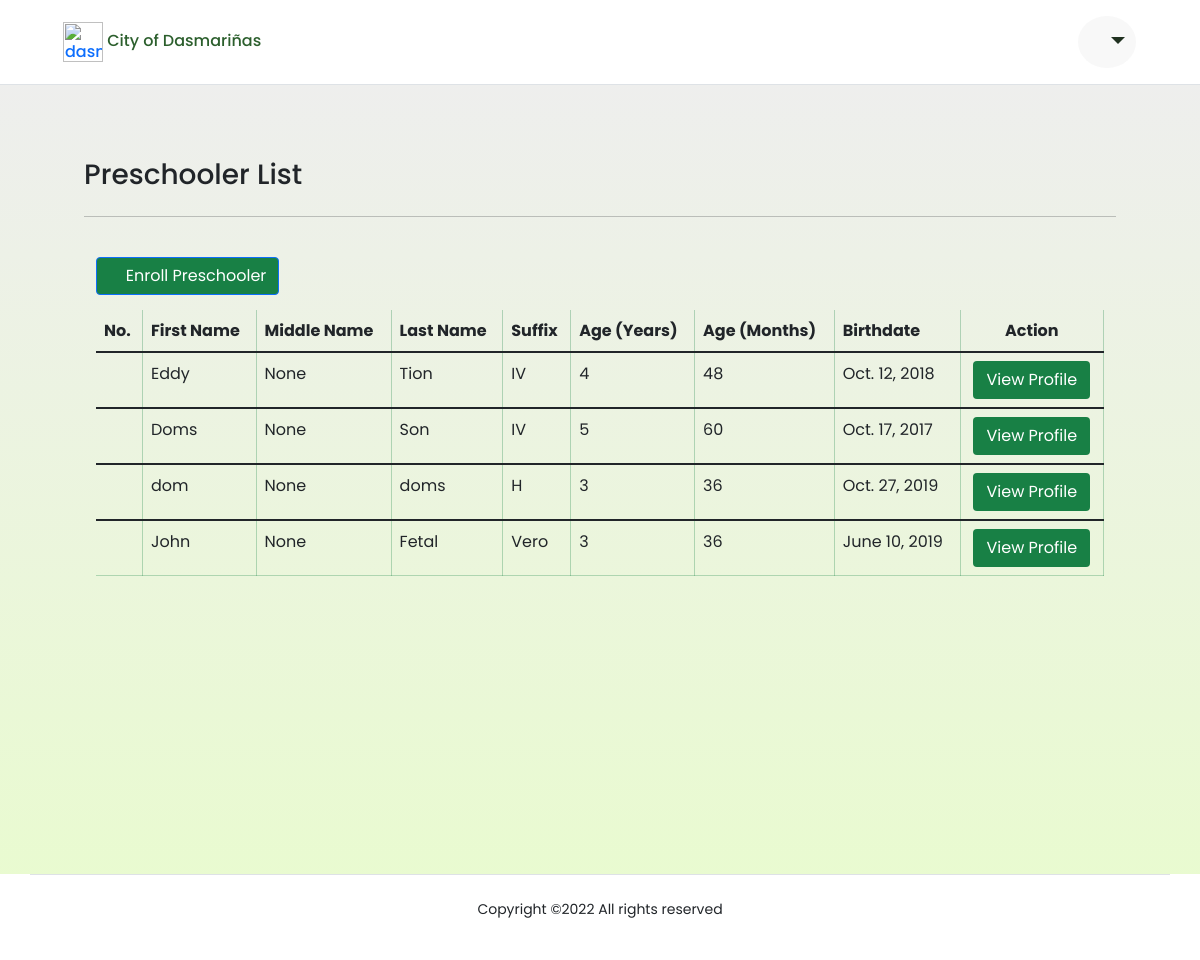
Before: /home (signed in) with the older database file.
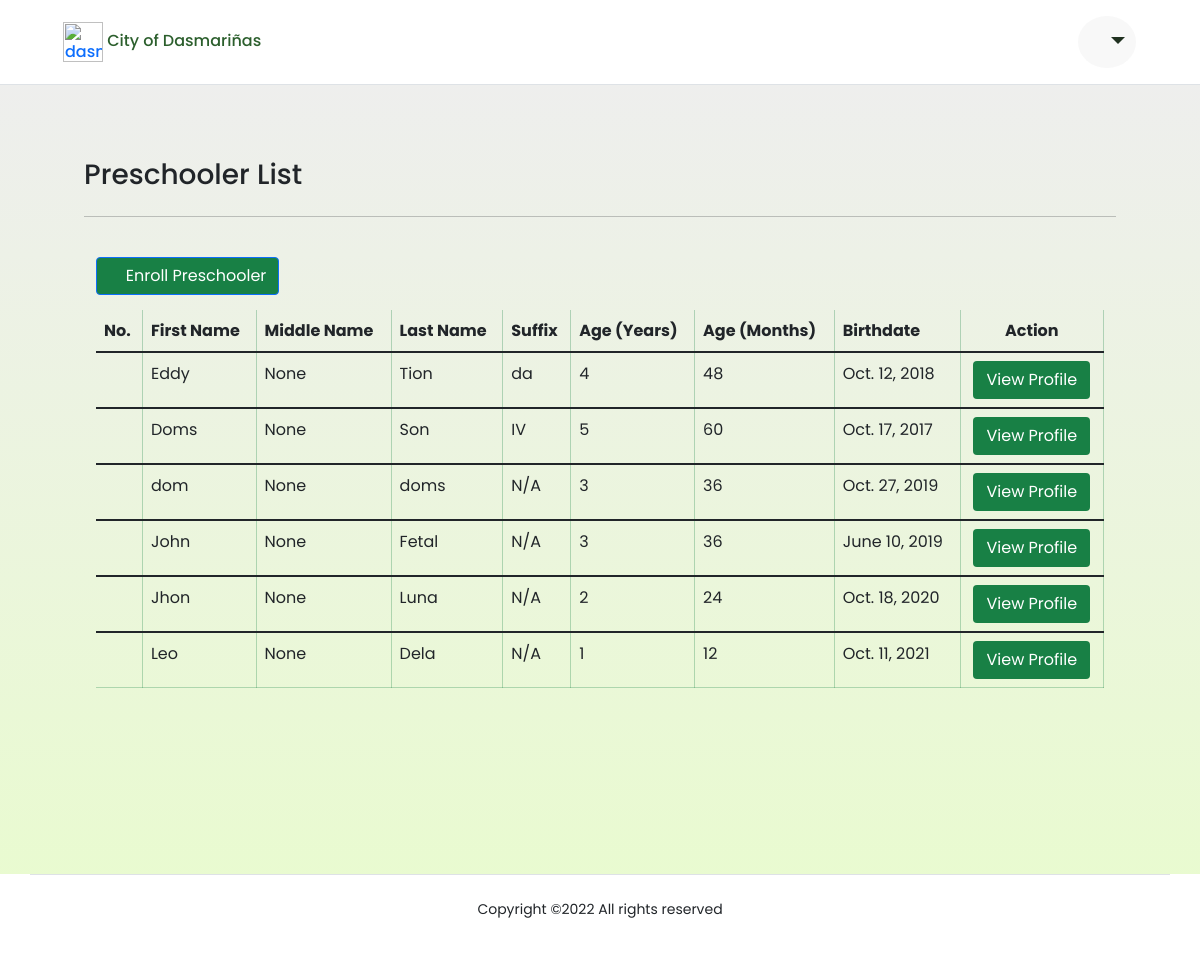
After: the same page with the newer database file.
### profilingApp/models.py (models this page shows, shortened)
class Preschooler(Model):
    GENDER = [('Male', 'Male'),
              ('Female', 'Female'),]
    parent = models.ForeignKey(Parent, on_delete=CASCADE)
    first_name = models.CharField(max_length=100)
    last_name = models.CharField(max_length=100)
    middle_name = models.CharField(max_length=100)
    suffix_name = models.CharField(max_length=100, null=True, blank=True)
    birthday = models.DateField(null=True, blank=True)
    height = models.FloatField(null=True, validators=[MinValueValidator(45.0), MaxValueValidator(120.0)])
    weight = models.FloatField(null=True, validators=[MinValueValidator(1.0), MaxValueValidator(28.0)])
    gender = models.CharField(max_length=100, choices=GENDER, null=True)
    date_measured = models.DateField(null=True, blank=True)
    def age_years(self):
        return int(date.today().year - self.birthday.year)
    def age_months(self):
        return int((date.today().year - self.birthday.year) * 12)
    @property
    def bmi_tag(self):
        calculator = Calculator(adjust_height_data=False, adjust_weight_scores=False,
                       include_cdc=False, logger_name='pygrowup',
                       log_level='INFO')
        try:
            age_months = int((date.today().year - self.birthday.year) * 12)
            whfa_value = float(calculator.wfl(self.weight, age_months, helpers.get_good_sex(str(self.gender)), self.height))
            if whfa_value > 2.0:
                return 'ABOVE NORMAL'
            elif whfa_value >= -2.0 and whfa_value <= 2.0:
                return 'NORMAL'
            elif whfa_value >= -3.0 and whfa_value < -2.0:
                return 'BELOW NORMAL'
            else:
                return 'SEVERE'
        except:
            pass

### profilingApp/views.py (the view, shortened to what this page needs)
# urls.py: path('home', views.parent_home, name='parent_home'),
@login_required(login_url='login_registration')
def parent_home(request):
    parent_user = Parent.objects.get(user_id=request.user.id)
    preschooler = Preschooler.objects.filter(parent=parent_user)
    context = {'preschoolers': preschooler}
    return render(request, 'activities/Parent Home.html', context)

### profilingApp/templates/activities/Parent Home.html (shortened to what the changed rows need)
{% load static %}
<html lang="en">
<head>
    <link rel="stylesheet" href="{% static '/CSS/DataTables/datatables.min.css' %}">
    <link rel="stylesheet" href="{% static '/CSS/styles.css' %}">
    <link rel="stylesheet" href="{% static '/CSS/font-awesome/css/all.min.css' %}">
    <link rel="stylesheet" href="{% static '/CSS/css/bootstrap.min.css' %}">
</head>
<body>
    <div id="grid" class="container-fluid" style="padding:7%; margin-top:50px;">
    <div class="container text-black">
        <div class="row">
            <div class="col">
                <div class="table-responsive">
                    <table class="table table-hover table-cell-border" id="preschoolers_table">
                        <thead>
                            <tr>
                                <th scope="col">No.</th>
                                <th scope="col">First Name</th>
                                <th scope="col">Middle Name</th>
                                <th scope="col">Last Name</th>
                                <th scope="col">Suffix</th>
                                <th scope="col">Age (Years)</th>
                                <th scope="col">Age (Months)</th>
                                <th scope="col">Birthdate</th>
                                <th scope="col" class="nosort text-center">Action</th>
                            </tr>
                        </thead>
                        <tbody>
                            {% for preschooler in preschoolers %}
                            <tr>
                                <td></td>
                                <td>{{ preschooler.first_name }}</td>
                                <td>{{ preschooler.bmi_tag }}</td>
                                <td>{{ preschooler.last_name }}</td>
                                {% if preschooler.suffix_name is None %}
                                    <td>N/A</td>
                                {% elif preschooler.suffix_name == '' %}
                                    <td>N/A</td>
                                {% else %}
                                    <td>{{ preschooler.suffix_name }}</td>
                                {% endif %}
                                <td>{{ preschooler.age_years }}</td>
                                <td>{{ preschooler.age_months }}</td>
                                <td>{{ preschooler.birthday }}</td>
                                <td style="text-align: center;">
                                    <div>
                                        <a href="{% url 'parent_preschooler' preschooler.id %}"><button type="button" style="background-color: #188045; color: white;" class="btn">View Profile</button></a>
                                    </div>
                                </td>
                            </tr>
                        </tbody>
                        {% endfor %}
                    </table>
                </div>
            </div>
        </div>
    </div>
    </div>
</body>

Changed rows visible on the page:
changed Preschooler "Eddy": suffix_name "IV" → "da"
changed Preschooler "dom": suffix_name "H" → (not shown); now shows "N/A"
changed Preschooler "John": suffix_name "Vero" → (not shown); now shows "N/A"
added Preschooler: first_name "Jhon", bmi_tag "None", last_name "Luna", shows "N/A", age_years "2", age_months "24", birthday "Oct. 18, 2020"
added Preschooler: first_name "Leo", bmi_tag "None", last_name "Dela", suffix_name "N/A", age_years "1", age_months "12", birthday "Oct. 11, 2021"
